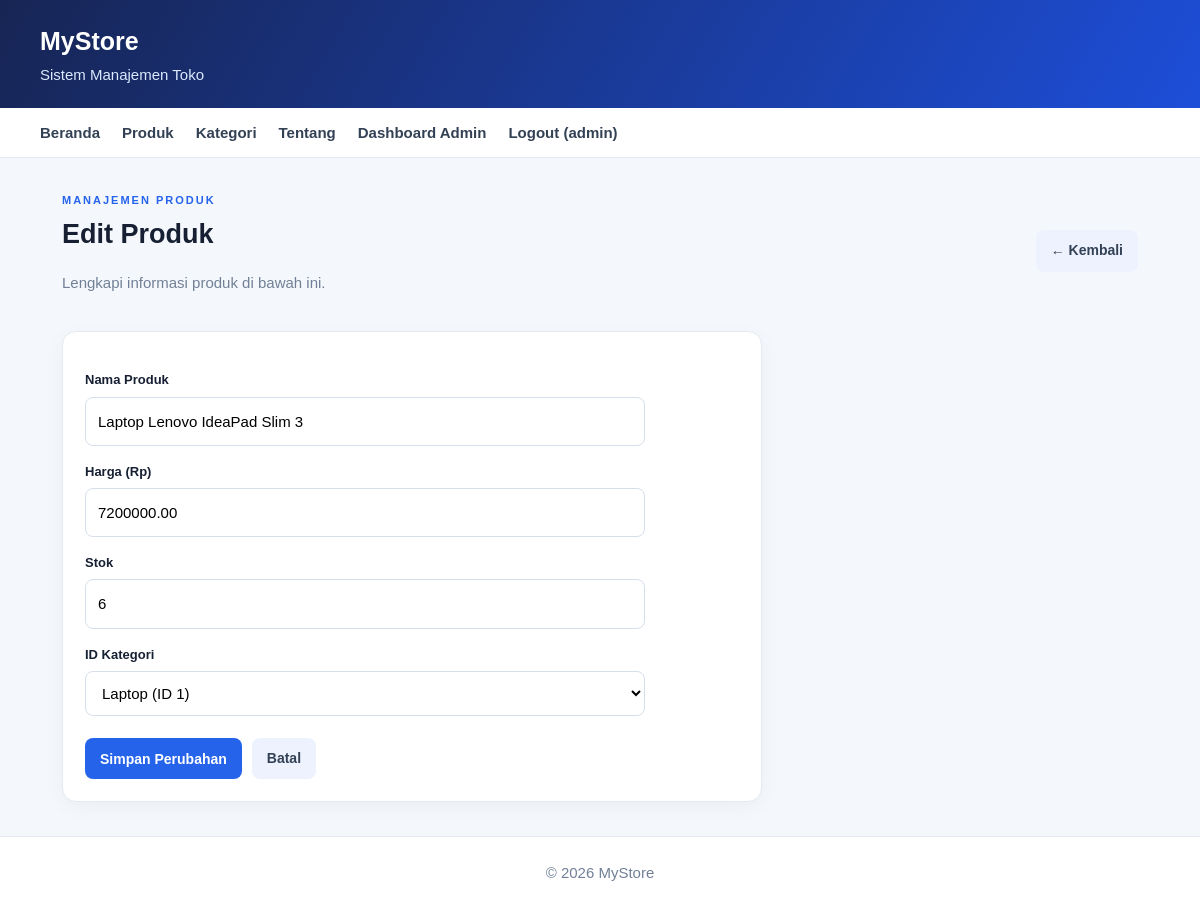
The page /admin/edit?id=2 (signed in) on the database its author committed.
### tables this page shows
CREATE TABLE products (
 id INT AUTO_INCREMENT PRIMARY KEY,
 name VARCHAR(100) NOT NULL,
 price DECIMAL(15,2) NOT NULL DEFAULT 0,
 stock INT NOT NULL DEFAULT 0,
 created_at TIMESTAMP NOT NULL DEFAULT CURRENT_TIMESTAMP,
 category_id INT NULL,
 CONSTRAINT fk_products_category FOREIGN KEY (category_id) REFERENCES categories(id) ON DELETE SET NULL
);

CREATE TABLE categories (
 id INT AUTO_INCREMENT PRIMARY KEY,
 name VARCHAR(100) NOT NULL
);

### app/controllers/Controller.php (called while the page is built, shortened)
<?php
class Controller
{
    protected function render(string $page, array $data = [], string $title = 'Kelontong Store'): void
    {
        extract($data);
        require __DIR__ . '/../../views/pages/' . $page . '.php';
        require __DIR__ . '/../../views/layouts/main.php';
    }
}

### app/controllers/AdminController.php (called while the page is built, shortened)
<?php
require_once __DIR__ . '/Controller.php';
require_once __DIR__ . '/../models/Product.php';
class AdminController extends Controller
{
    private function model(): Product {
        require __DIR__ . '/../../config/database.php';
        return new Product($pdo);
    }
    public function edit(): void {
        $id=(int)($_GET['id'] ?? 0); $model=$this->model(); $product=$model->find($id);
        $error=null;
        $this->render('admin/form',['product'=>$product,'error'=>$error], 'Edit Produk - MyStore');
    }
}

### app/models/Product.php (called while the page is built, shortened)
<?php
class Product
{
    private PDO $db;
    public function __construct(PDO $db) { $this->db = $db; }
    public function find(int $id): ?array {
        $stmt=$this->db->prepare("SELECT * FROM products WHERE id=?");
        $stmt->execute([$id]); $row=$stmt->fetch(PDO::FETCH_ASSOC);
        return $row ?: null;
    }
}

### views/pages/admin/form.php (the view)
<div class="page-heading"><div><p class="eyebrow">MANAJEMEN PRODUK</p><h2><?= $product ? 'Edit Produk' : 'Tambah Produk Baru' ?></h2><p class="muted">Lengkapi informasi produk di bawah ini.</p></div><a class="btn secondary" href="admin">← Kembali</a></div>
<section class="panel form-panel"><?php if($error): ?><div class="alert"><?= htmlspecialchars($error) ?></div><?php endif; ?>
<form method="POST" class="product-form">
<label>Nama Produk</label><input name="name" required maxlength="100" value="<?= htmlspecialchars($product['name'] ?? '') ?>" placeholder="Contoh: Laptop ASUS VivoBook">
<label>Harga (Rp)</label><input type="number" name="price" min="0" step="0.01" required value="<?= htmlspecialchars((string)($product['price'] ?? '')) ?>">
<label>Stok</label><input type="number" name="stock" min="0" required value="<?= htmlspecialchars((string)($product['stock'] ?? '0')) ?>">
<label>ID Kategori</label><select name="category_id"><option value="">Tanpa kategori</option>
<?php require __DIR__.'/../../../config/database.php'; foreach($pdo->query('SELECT id,name FROM categories ORDER BY name') as $cat): ?><option value="<?= (int)$cat['id'] ?>" <?= (string)($product['category_id'] ?? '')===(string)$cat['id']?'selected':'' ?>><?= htmlspecialchars($cat['name']) ?> (ID <?= (int)$cat['id'] ?>)</option><?php endforeach; ?>
</select><div class="form-actions"><button class="btn primary" type="submit"><?= $product ? 'Simpan Perubahan' : 'Simpan Produk' ?></button><a class="btn secondary" href="admin">Batal</a></div></form></section>

### public/css/style.css (style rules this page uses)
:root { --navy:#172554;--blue:#2563eb;--bg:#f4f7fb;--text:#172033;--muted:#718096;--line:#e5eaf2 }
* { box-sizing:border-box }
body { margin:0;background:var(--bg);color:var(--text);font:15px/1.55 Arial,sans-serif }
a { color:var(--blue);text-decoration:none }
h2 { margin:0 0 8px;font-size:27px }
.muted { color:var(--muted) }
.eyebrow { font-size:11px;letter-spacing:2px;color:var(--blue);font-weight:bold;margin:0 0 5px }
.panel,.stat-card,.auth-card { background:white;border:1px solid var(--line);border-radius:14px;box-shadow:0 5px 20px #1725540a }
.panel { padding:22px;margin-top:22px }
.page-heading { display:flex;align-items:center;justify-content:space-between;gap:16px;margin-bottom:20px }
.btn { display:inline-flex;align-items:center;justify-content:center;border:0;border-radius:8px;padding:10px 15px;font-weight:bold;cursor:pointer;font-size:14px }
.primary { background:var(--blue);color:white }
.secondary { background:#eef2ff;color:#334155 }
label { display:block;font-weight:bold;font-size:13px;margin:16px 0 6px }
input,select { width:100%;padding:12px;border:1px solid #d6deea;border-radius:8px;font:inherit;background:white }
.form-panel { max-width:700px }
.product-form { max-width:560px }
.form-actions { display:flex;gap:10px;margin-top:22px }

### rows shown on the page
products: name "Laptop Lenovo IdeaPad Slim 3", price "7200000.00", stock "6", category_id "Laptop (ID 1)"

### other values the page prints
$_SESSION['username'] "admin"
